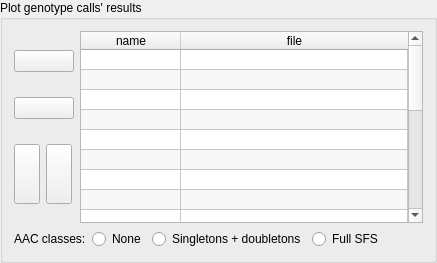
              <widget class="QGroupBox" name="groupBox_12">
               <property name="acceptDrops">
                <bool>false</bool>
               </property>
               <property name="title">
                <string>Plot genotype calls' results</string>
               </property>
               <layout class="QVBoxLayout" name="verticalLayout_39">
                <item>
                 <layout class="QHBoxLayout" name="horizontalLayout_53">
                  <item>
                   <layout class="QVBoxLayout" name="verticalLayout_34">
                    <item>
                     <widget class="QPushButton" name="pushButton_viewer_add_sum">
                      <property name="minimumSize">
                       <size>
                        <width>60</width>
                        <height>0</height>
                       </size>
                      </property>
                      <property name="maximumSize">
                       <size>
                        <width>60</width>
                        <height>16777215</height>
                       </size>
                      </property>
                      <property name="toolTip">
                       <string>&lt;html&gt;&lt;head/&gt;&lt;body&gt;&lt;p&gt;Add file&lt;/p&gt;&lt;/body&gt;&lt;/html&gt;</string>
                      </property>
                      <property name="text">
                       <string/>
                      </property>
                      <property name="icon">
                       <iconset>
                        <normaloff>:/icons/icons/view_doc.ico</normaloff>:/icons/icons/view_doc.ico</iconset>
                      </property>
                      <property name="iconSize">
                       <size>
                        <width>32</width>
                        <height>32</height>
                       </size>
                      </property>
                      <property name="autoDefault">
                       <bool>false</bool>
                      </property>
                      <property name="default">
                       <bool>false</bool>
                      </property>
                      <property name="flat">
                       <bool>false</bool>
                      </property>
                     </widget>
                    </item>
                    <item>
                     <widget class="QPushButton" name="pushButton_viewer_del_sum">
                      <property name="minimumSize">
                       <size>
                        <width>60</width>
                        <height>0</height>
                       </size>
                      </property>
                      <property name="maximumSize">
                       <size>
                        <width>60</width>
                        <height>16777215</height>
                       </size>
                      </property>
                      <property name="toolTip">
                       <string>&lt;html&gt;&lt;head/&gt;&lt;body&gt;&lt;p&gt;Remove file&lt;/p&gt;&lt;/body&gt;&lt;/html&gt;</string>
                      </property>
                      <property name="text">
                       <string/>
                      </property>
                      <property name="icon">
                       <iconset>
                        <normaloff>:/icons/icons/delete.ico</normaloff>:/icons/icons/delete.ico</iconset>
                      </property>
                      <property name="iconSize">
                       <size>
                        <width>32</width>
                        <height>32</height>
                       </size>
                      </property>
                     </widget>
                    </item>
                    <item>
                     <layout class="QHBoxLayout" name="horizontalLayout_62">
                      <item>
                       <widget class="QPushButton" name="pushButton_viewer_up_sum">
                        <property name="minimumSize">
                         <size>
                          <width>26</width>
                          <height>60</height>
                         </size>
                        </property>
                        <property name="maximumSize">
                         <size>
                          <width>26</width>
                          <height>60</height>
                         </size>
                        </property>
                        <property name="toolTip">
                         <string>&lt;html&gt;&lt;head/&gt;&lt;body&gt;&lt;p&gt;Move selected file up&lt;/p&gt;&lt;/body&gt;&lt;/html&gt;</string>
                        </property>
                        <property name="text">
                         <string/>
                        </property>
                       </widget>
                      </item>
                      <item>
                       <widget class="QPushButton" name="pushButton_viewer_down_sum">
                        <property name="minimumSize">
                         <size>
                          <width>26</width>
                          <height>60</height>
                         </size>
                        </property>
                        <property name="maximumSize">
                         <size>
                          <width>26</width>
                          <height>60</height>
                         </size>
                        </property>
                        <property name="toolTip">
                         <string>&lt;html&gt;&lt;head/&gt;&lt;body&gt;&lt;p&gt;Move selected file down&lt;/p&gt;&lt;/body&gt;&lt;/html&gt;</string>
                        </property>
                        <property name="text">
                         <string/>
                        </property>
                        <property name="iconSize">
                         <size>
                          <width>16</width>
                          <height>32</height>
                         </size>
                        </property>
                       </widget>
                      </item>
                     </layout>
                    </item>
                   </layout>
                  </item>
                  <item>
                   <widget class="QTableWidget" name="tableWidget_viewer_sum">
                    <property name="acceptDrops">
                     <bool>false</bool>
                    </property>
                    <property name="toolTip">
                     <string>&lt;html&gt;&lt;head/&gt;&lt;body&gt;&lt;p&gt;List of summary files to plot. Will appear in plots in same order as defined here. Summary files are named summary.&lt;span style=&quot; font-style:italic;&quot;&gt;runprefix&lt;/span&gt;.iSNPcall.txt and summary.&lt;span style=&quot; font-style:italic;&quot;&gt;runprefix&lt;/span&gt;.mSNPcall.txt&lt;/p&gt;&lt;p&gt;If the number of names - column 1 - and files - column 2 - does not match, the plots will be labelled with numbers (1,2...n); otherwise they will use the names defined in column 1. Short names are advised!&lt;/p&gt;&lt;p&gt;Buttons to the left can add, remove, and change order of files in the table&lt;/p&gt;&lt;/body&gt;&lt;/html&gt;</string>
                    </property>
                    <property name="showDropIndicator" stdset="0">
                     <bool>false</bool>
                    </property>
                    <property name="dragEnabled">
                     <bool>false</bool>
                    </property>
                    <property name="dragDropOverwriteMode">
                     <bool>false</bool>
                    </property>
                    <property name="dragDropMode">
                     <enum>QAbstractItemView::NoDragDrop</enum>
                    </property>
                    <property name="defaultDropAction">
                     <enum>Qt::IgnoreAction</enum>
                    </property>
                    <property name="alternatingRowColors">
                     <bool>true</bool>
                    </property>
                    <property name="selectionMode">
                     <enum>QAbstractItemView::SingleSelection</enum>
                    </property>
                    <attribute name="horizontalHeaderStretchLastSection">
                     <bool>true</bool>
                    </attribute>
                    <attribute name="verticalHeaderVisible">
                     <bool>false</bool>
                    </attribute>
                    <attribute name="verticalHeaderDefaultSectionSize">
                     <number>20</number>
                    </attribute>
                    <attribute name="verticalHeaderHighlightSections">
                     <bool>true</bool>
                    </attribute>
                    <row>
                     <property name="text">
                      <string>New Row</string>
                     </property>
                    </row>
                    <row>
                     <property name="text">
                      <string>New Row</string>
                     </property>
                    </row>
                    <row>
                     <property name="text">
                      <string>New Row</string>
                     </property>
                    </row>
                    <row>
                     <property name="text">
                      <string>New Row</string>
                     </property>
                    </row>
                    <row>
                     <property name="text">
                      <string>New Row</string>
                     </property>
                    </row>
                    <row>
                     <property name="text">
                      <string>New Row</string>
                     </property>
                    </row>
                    <row>
                     <property name="text">
                      <string>New Row</string>
                     </property>
                    </row>
                    <row>
                     <property name="text">
                      <string>New Row</string>
                     </property>
                    </row>
                    <row>
                     <property name="text">
                      <string>New Row</string>
                     </property>
                    </row>
                    <row>
                     <property name="text">
                      <string>New Row</string>
                     </property>
                    </row>
                    <row>
                     <property name="text">
                      <string>New Row</string>
                     </property>
                    </row>
                    <row>
                     <property name="text">
                      <string>New Row</string>
                     </property>
                    </row>
                    <row>
                     <property name="text">
                      <string>New Row</string>
                     </property>
                    </row>
                    <row>
                     <property name="text">
                      <string>New Row</string>
                     </property>
                    </row>
                    <row>
                     <property name="text">
                      <string>New Row</string>
                     </property>
                    </row>
                    <row>
                     <property name="text">
                      <string>New Row</string>
                     </property>
                    </row>
                    <row>
                     <property name="text">
                      <string>New Row</string>
                     </property>
                    </row>
                    <row>
                     <property name="text">
                      <string>New Row</string>
                     </property>
                    </row>
                    <row>
                     <property name="text">
                      <string>New Row</string>
                     </property>
                    </row>
                    <row>
                     <property name="text">
                      <string>New Row</string>
                     </property>
                    </row>
                    <column>
                     <property name="text">
                      <string>name</string>
                     </property>
                    </column>
                    <column>
                     <property name="text">
                      <string>file</string>
                     </property>
                    </column>
                    <item row="0" column="0">
                     <property name="flags">
                      <set>ItemIsSelectable|ItemIsEditable|ItemIsUserCheckable|ItemIsEnabled</set>
                     </property>
                    </item>
                    <item row="0" column="1">
                     <property name="text">
                      <string/>
                     </property>
                     <property name="flags">
                      <set>ItemIsSelectable|ItemIsEditable|ItemIsUserCheckable|ItemIsEnabled</set>
                     </property>
                    </item>
                    <item row="1" column="0">
                     <property name="flags">
                      <set>ItemIsSelectable|ItemIsEditable|ItemIsUserCheckable|ItemIsEnabled</set>
                     </property>
                    </item>
                    <item row="1" column="1">
                     <property name="text">
                      <string/>
                     </property>
                     <property name="flags">
                      <set>ItemIsSelectable|ItemIsEditable|ItemIsUserCheckable|ItemIsEnabled</set>
                     </property>
                    </item>
                    <item row="2" column="0">
                     <property name="flags">
                      <set>ItemIsSelectable|ItemIsEditable|ItemIsUserCheckable|ItemIsEnabled</set>
                     </property>
                    </item>
                    <item row="2" column="1">
                     <property name="text">
                      <string/>
                     </property>
                     <property name="flags">
                      <set>ItemIsSelectable|ItemIsEditable|ItemIsUserCheckable|ItemIsEnabled</set>
                     </property>
                    </item>
                    <item row="3" column="0">
                     <property name="flags">
                      <set>ItemIsSelectable|ItemIsEditable|ItemIsUserCheckable|ItemIsEnabled</set>
                     </property>
                    </item>
                    <item row="3" column="1">
                     <property name="text">
                      <string/>
                     </property>
                     <property name="flags">
                      <set>ItemIsSelectable|ItemIsEditable|ItemIsUserCheckable|ItemIsEnabled</set>
                     </property>
                    </item>
                    <item row="4" column="0">
                     <property name="flags">
                      <set>ItemIsSelectable|ItemIsEditable|ItemIsUserCheckable|ItemIsEnabled</set>
                     </property>
                    </item>
                    <item row="4" column="1">
                     <property name="text">
                      <string/>
                     </property>
                     <property name="flags">
                      <set>ItemIsSelectable|ItemIsEditable|ItemIsUserCheckable|ItemIsEnabled</set>
                     </property>
                    </item>
                    <item row="5" column="0">
                     <property name="flags">
                      <set>ItemIsSelectable|ItemIsEditable|ItemIsUserCheckable|ItemIsEnabled</set>
                     </property>
                    </item>
                    <item row="5" column="1">
                     <property name="text">
                      <string/>
                     </property>
                     <property name="flags">
                      <set>ItemIsSelectable|ItemIsEditable|ItemIsUserCheckable|ItemIsEnabled</set>
                     </property>
                    </item>
                    <item row="6" column="0">
                     <property name="flags">
                      <set>ItemIsSelectable|ItemIsEditable|ItemIsUserCheckable|ItemIsEnabled</set>
                     </property>
                    </item>
                    <item row="6" column="1">
                     <property name="text">
                      <string/>
                     </property>
                     <property name="flags">
                      <set>ItemIsSelectable|ItemIsEditable|ItemIsUserCheckable|ItemIsEnabled</set>
                     </property>
                    </item>
                    <item row="7" column="0">
                     <property name="flags">
                      <set>ItemIsSelectable|ItemIsEditable|ItemIsUserCheckable|ItemIsEnabled</set>
                     </property>
                    </item>
                    <item row="7" column="1">
                     <property name="text">
                      <string/>
                     </property>
                     <property name="flags">
                      <set>ItemIsSelectable|ItemIsEditable|ItemIsUserCheckable|ItemIsEnabled</set>
                     </property>
                    </item>
                    <item row="8" column="0">
                     <property name="flags">
                      <set>ItemIsSelectable|ItemIsEditable|ItemIsUserCheckable|ItemIsEnabled</set>
                     </property>
                    </item>
                    <item row="8" column="1">
                     <property name="text">
                      <string/>
                     </property>
                     <property name="flags">
                      <set>ItemIsSelectable|ItemIsEditable|ItemIsUserCheckable|ItemIsEnabled</set>
                     </property>
                    </item>
                    <item row="9" column="0">
                     <property name="flags">
                      <set>ItemIsSelectable|ItemIsEditable|ItemIsUserCheckable|ItemIsEnabled</set>
                     </property>
                    </item>
                    <item row="9" column="1">
                     <property name="flags">
                      <set>ItemIsSelectable|ItemIsEditable|ItemIsUserCheckable|ItemIsEnabled</set>
                     </property>
                    </item>
                    <item row="10" column="0">
                     <property name="flags">
                      <set>ItemIsSelectable|ItemIsEditable|ItemIsUserCheckable|ItemIsEnabled</set>
                     </property>
                    </item>
                    <item row="10" column="1">
                     <property name="flags">
                      <set>ItemIsSelectable|ItemIsEditable|ItemIsUserCheckable|ItemIsEnabled</set>
                     </property>
                    </item>
                    <item row="11" column="0">
                     <property name="flags">
                      <set>ItemIsSelectable|ItemIsEditable|ItemIsUserCheckable|ItemIsEnabled</set>
                     </property>
                    </item>
                    <item row="11" column="1">
                     <property name="flags">
                      <set>ItemIsSelectable|ItemIsEditable|ItemIsUserCheckable|ItemIsEnabled</set>
                     </property>
                    </item>
                    <item row="12" column="0">
                     <property name="flags">
                      <set>ItemIsSelectable|ItemIsEditable|ItemIsUserCheckable|ItemIsEnabled</set>
                     </property>
                    </item>
                    <item row="12" column="1">
                     <property name="flags">
                      <set>ItemIsSelectable|ItemIsEditable|ItemIsUserCheckable|ItemIsEnabled</set>
                     </property>
                    </item>
                    <item row="13" column="0">
                     <property name="flags">
                      <set>ItemIsSelectable|ItemIsEditable|ItemIsUserCheckable|ItemIsEnabled</set>
                     </property>
                    </item>
                    <item row="13" column="1">
                     <property name="flags">
                      <set>ItemIsSelectable|ItemIsEditable|ItemIsUserCheckable|ItemIsEnabled</set>
                     </property>
                    </item>
                    <item row="14" column="0">
                     <property name="flags">
                      <set>ItemIsSelectable|ItemIsEditable|ItemIsUserCheckable|ItemIsEnabled</set>
                     </property>
                    </item>
                    <item row="14" column="1">
                     <property name="flags">
                      <set>ItemIsSelectable|ItemIsEditable|ItemIsUserCheckable|ItemIsEnabled</set>
                     </property>
                    </item>
                    <item row="15" column="0">
                     <property name="flags">
                      <set>ItemIsSelectable|ItemIsEditable|ItemIsUserCheckable|ItemIsEnabled</set>
                     </property>
                    </item>
                    <item row="15" column="1">
                     <property name="flags">
                      <set>ItemIsSelectable|ItemIsEditable|ItemIsUserCheckable|ItemIsEnabled</set>
                     </property>
                    </item>
                    <item row="16" column="0">
                     <property name="flags">
                      <set>ItemIsSelectable|ItemIsEditable|ItemIsUserCheckable|ItemIsEnabled</set>
                     </property>
                    </item>
                    <item row="16" column="1">
                     <property name="flags">
                      <set>ItemIsSelectable|ItemIsEditable|ItemIsUserCheckable|ItemIsEnabled</set>
                     </property>
                    </item>
                    <item row="17" column="0">
                     <property name="flags">
                      <set>ItemIsSelectable|ItemIsEditable|ItemIsUserCheckable|ItemIsEnabled</set>
                     </property>
                    </item>
                    <item row="17" column="1">
                     <property name="flags">
                      <set>ItemIsSelectable|ItemIsEditable|ItemIsUserCheckable|ItemIsEnabled</set>
                     </property>
                    </item>
                    <item row="18" column="0">
                     <property name="flags">
                      <set>ItemIsSelectable|ItemIsEditable|ItemIsUserCheckable|ItemIsEnabled</set>
                     </property>
                    </item>
                    <item row="18" column="1">
                     <property name="flags">
                      <set>ItemIsSelectable|ItemIsEditable|ItemIsUserCheckable|ItemIsEnabled</set>
                     </property>
                    </item>
                    <item row="19" column="0">
                     <property name="flags">
                      <set>ItemIsSelectable|ItemIsEditable|ItemIsUserCheckable|ItemIsEnabled</set>
                     </property>
                    </item>
                    <item row="19" column="1">
                     <property name="flags">
                      <set>ItemIsSelectable|ItemIsEditable|ItemIsUserCheckable|ItemIsEnabled</set>
                     </property>
                    </item>
                   </widget>
                  </item>
                 </layout>
                </item>
                <item>
                 <layout class="QHBoxLayout" name="horizontalLayout_60">
                  <item>
                   <widget class="QLabel" name="label_37">
                    <property name="toolTip">
                     <string>&lt;html&gt;&lt;head/&gt;&lt;body&gt;&lt;p&gt;Include plots of sensitivity as a function of Alternative Allele Count in the original datasets.&lt;/p&gt;&lt;p&gt;&lt;span style=&quot; text-decoration: underline;&quot;&gt;none&lt;/span&gt;: do not include AAC plots&lt;/p&gt;&lt;p&gt;&lt;span style=&quot; text-decoration: underline;&quot;&gt;Singletons+doubletons&lt;/span&gt;: 1 class for singletons for alternative allele, 1 class for doubletons for alternative allele, and 1 class for all remaining mutations&lt;/p&gt;&lt;p&gt;&lt;span style=&quot; text-decoration: underline;&quot;&gt;Full SFS&lt;/span&gt;: 1 class for each possible AAC, i.e. from AAC=1 - for a singleton for the alternative allele - to ACC=&lt;span style=&quot; font-style:italic;&quot;&gt;number_of_individuals x 2&lt;/span&gt; - for a mutation fixed for the alternative allele&lt;/p&gt;&lt;/body&gt;&lt;/html&gt;</string>
                    </property>
                    <property name="text">
                     <string>AAC classes:</string>
                    </property>
                   </widget>
                  </item>
                  <item>
                   <widget class="QRadioButton" name="radioButton_plots_acc_none">
                    <property name="toolTip">
                     <string>&lt;html&gt;&lt;head/&gt;&lt;body&gt;&lt;p&gt;do not include AAC plots&lt;/p&gt;&lt;/body&gt;&lt;/html&gt;</string>
                    </property>
                    <property name="text">
                     <string>None</string>
                    </property>
                   </widget>
                  </item>
                  <item>
                   <widget class="QRadioButton" name="radioButton_plots_acc_sindoub">
                    <property name="toolTip">
                     <string>&lt;html&gt;&lt;head/&gt;&lt;body&gt;&lt;p&gt;1 class for singletons for alternative allele, 1 class for doubletons for alternative allele, and 1 class for all remaining mutations&lt;/p&gt;&lt;/body&gt;&lt;/html&gt;</string>
                    </property>
                    <property name="text">
                     <string>Singletons + doubletons</string>
                    </property>
                   </widget>
                  </item>
                  <item>
                   <widget class="QRadioButton" name="radioButton_plots_acc_full">
                    <property name="toolTip">
                     <string>&lt;html&gt;&lt;head/&gt;&lt;body&gt;&lt;p&gt;1 class for each possible AAC, i.e. &lt;/p&gt;&lt;p&gt;from AAC=1 (singleton for the alternative allele)&lt;/p&gt;&lt;p&gt;to ACC=&lt;span style=&quot; font-style:italic;&quot;&gt;number_of_individuals x 2&lt;/span&gt; (mutation fixed for the alternative allele)&lt;/p&gt;&lt;/body&gt;&lt;/html&gt;</string>
                    </property>
                    <property name="text">
                     <string>Full SFS</string>
                    </property>
                   </widget>
                  </item>
                  <item>
                   <spacer name="horizontalSpacer_35">
                    <property name="orientation">
                     <enum>Qt::Horizontal</enum>
                    </property>
                    <property name="sizeHint" stdset="0">
                     <size>
                      <width>40</width>
                      <height>20</height>
                     </size>
                    </property>
                   </spacer>
                  </item>
                 </layout>
                </item>
               </layout>
               <zorder></zorder>
              </widget>
